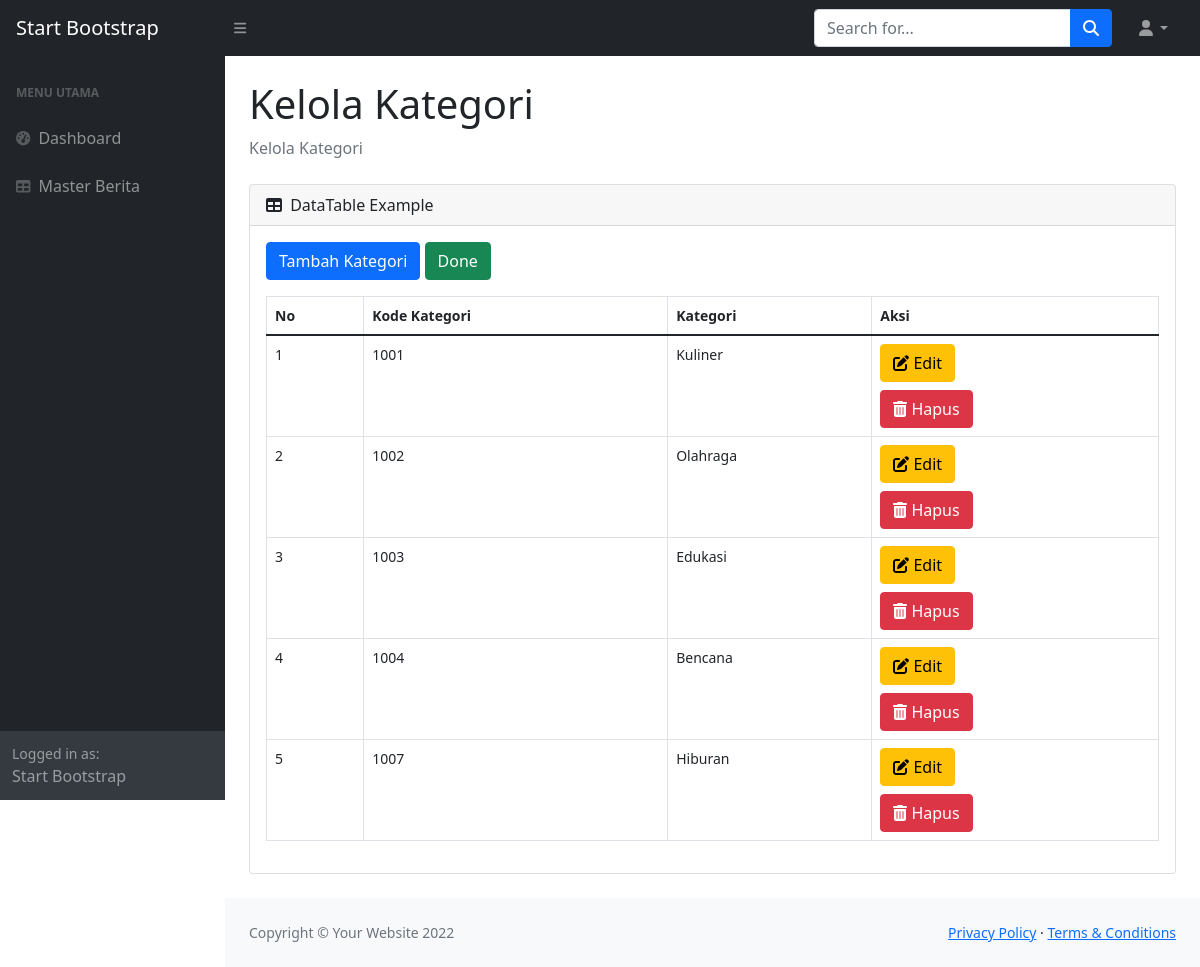
/index.php?page=kategori (signed in), run on the app's committed database.
### tables this page shows
CREATE TABLE `kategori` (
  `kode_kategori` int(4) NOT NULL,
  `kategori` varchar(30) NOT NULL
);

### pages/kategori/kategori.php (the view, shortened to what this page needs)
<div class="container-fluid px-4">
    <h1 class="mt-4">Kelola Kategori</h1>
    <ol class="breadcrumb mb-4">
        <li class="breadcrumb-item active">Kelola Kategori</li>
    </ol>
    <div class="card mb-4">
        <div class="card-header">
            DataTable Example
        </div>
        <div class="card-body">
            <a href="index.php?page=add_kategori" class="btn btn-primary mb-3">Tambah Kategori</a>
            <a href="index.php?page=master_berita" class="btn btn-success mb-3">Done</a>
            <div class="dataTable-wrapper dataTable-loading no-footer sortable searchable fixed-columns">
                <div class="dataTable-container">
                    <table id="datatablesSimple" class="dataTable-table">
                        <thead>
                            <tr>
                                <th>No</th>
                                <th>Kode Kategori</th>
                                <th>Kategori</th>
                                <th>Aksi</th>
                            </tr>
                        </thead>
                        <tbody>
                            <?php
                            include "connection.php";
                            $select = "SELECT kode_kategori,kategori FROM kategori ";
                            $query = mysqli_query($conn, $select) or die(mysqli_error($conn));
                            $no = 1;
                            while ($row = mysqli_fetch_array($query)) {
                            ?>
                                <tr>
                                    <td><?=$no++ ?></td>
                                    <td><?=$row['kode_kategori'] ?></td>
                                    <td><?=$row['kategori'] ?></td>
                                    <td>
                                        <a class="btn btn-warning mb-2" href="index.php?page=edit_kategori&kode_kategori=<?php echo $row['kode_kategori'] ?>"><i class="fa-solid fa-pen-to-square"></i>  Edit</a><br>
                                        <a class="btn btn-danger " href="actions_kategori/delete_kategori.php?id_berita=<?php echo $row['kode_kategori'] . '&gambar=' . $row['gambar'] ?>"><i class="fa-solid fa-trash-can"></i>   Hapus</a>
                                    </td>
                                </tr>
                            <?php
                            }
                            ?>
                        </tbody>
                    </table>
                </div>
            </div>
        </div>
    </div>
</div>

### data on the page
kategori: kode_kategori "1001", kategori "Kuliner"
kategori: kode_kategori "1002", kategori "Olahraga"
kategori: kode_kategori "1003", kategori "Edukasi"
kategori: kode_kategori "1004", kategori "Bencana"
kategori: kode_kategori "1007", kategori "Hiburan"
